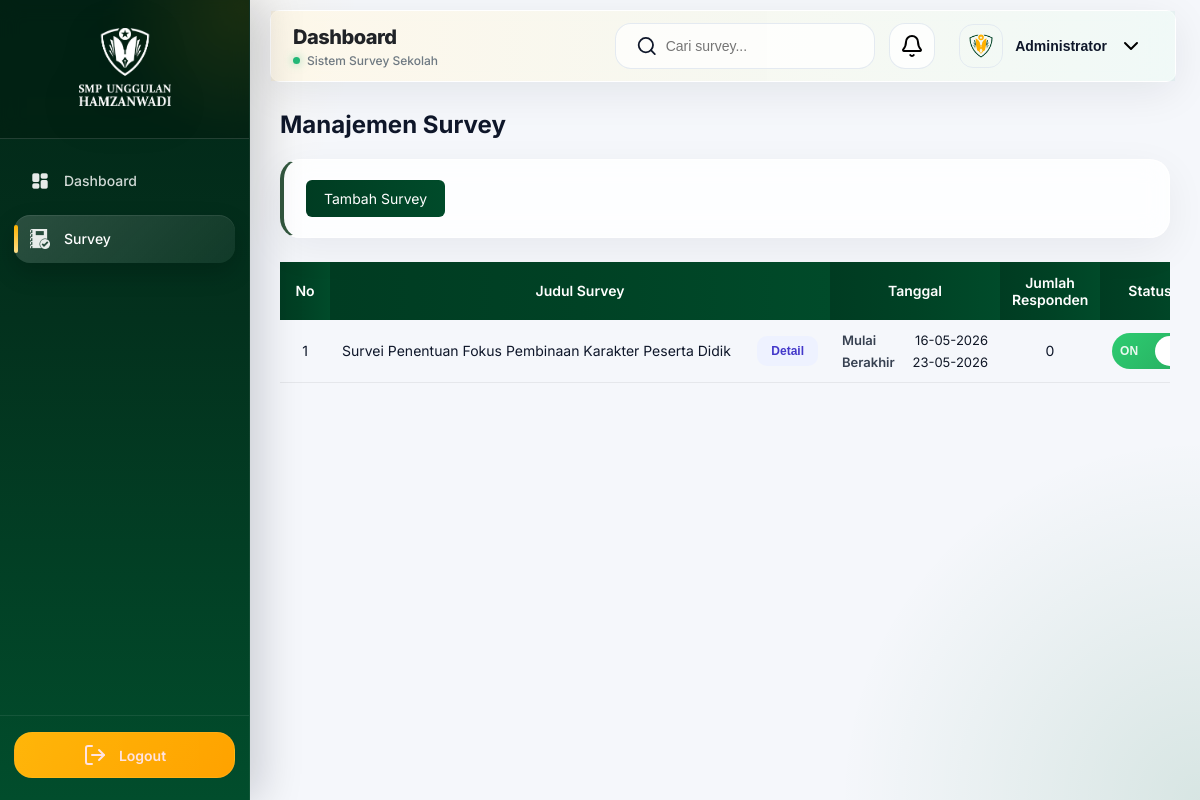
The page /survey (signed in) on the database as committed earlier.
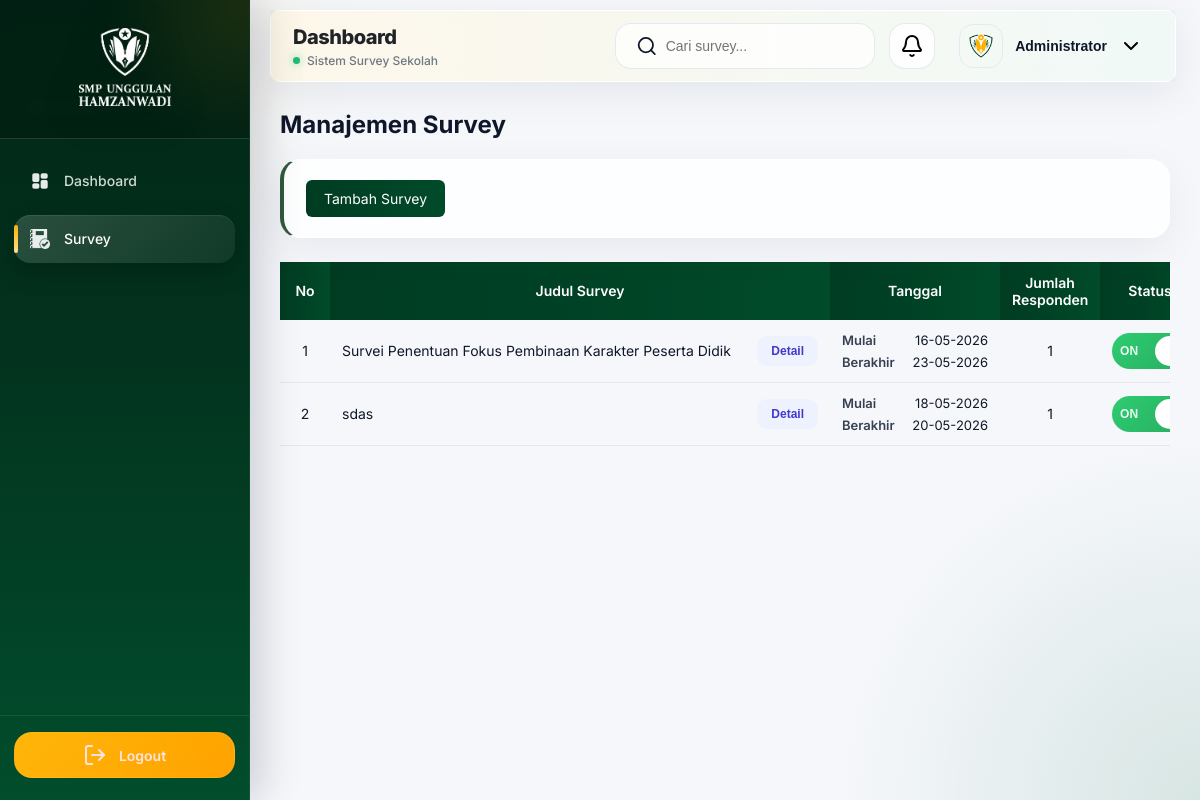
The same page on the database as committed later.
### app.py (models this page shows, shortened)
class Survey(db.Model):
    id = db.Column(db.Integer, primary_key=True)
    title = db.Column(db.String(200), nullable=False)
    description = db.Column(db.Text)
    start_date = db.Column(db.String(20))
    end_date = db.Column(db.String(20))
    is_active = db.Column(db.Boolean, default=True)
    email_enabled = db.Column(db.Boolean, default=True)
    email_required = db.Column(db.Boolean, default=False)
    created_at = db.Column(db.String(30))
    questions = db.Column(db.Text)
    unsur_responden = db.Column(db.Text)
    responses = db.relationship(
        'SurveyResponse',
        backref='survey',
        lazy=True
    )
    @property
    def total_responden(self):
        return len(self.responses)

### app.py (the view)
@app.route("/survey")
def admin_survey():
    if not session.get("admin"):
        return redirect(url_for("admin_login"))
    surveys = Survey.query.all()
    return render_template(
        "admin/survey.html",
        surveys=surveys,
        active_page="survey"
    )

### app.py (called while the page is built)
def format_date(date_str):
    return datetime.strptime(date_str, "%Y-%m-%d").strftime("%d-%m-%Y")

@app.context_processor
def inject_admin():
    admin = None
    if session.get("admin_id"):
        admin = Admin.query.get(
            session.get("admin_id")
        )
    return dict(admin=admin)

### templates/admin/survey.html (shortened to what this page needs)
{% extends "admin/base_admin.html" %}
{% block content %}
<h2 class="title-header">Manajemen Survey</h2>
<div class="filter-container guru-filter-bar">
    <div class="page-header">
        <a href="{{ url_for('admin_survey_tambah') }}" class="btn-primary">Tambah Survey</a>
    </div>
</div>
<div class="table-wrapper">
    <table class="table table-survey">
        <thead>
            <tr>
                <th>No</th>
                <th>Judul Survey</th>
                <th>Tanggal</th>
                <th>Jumlah Responden</th>
                <th>Status</th>
            </tr>
        </thead>
        <tbody>
            {% for s in surveys %}
            <tr>
                <td>{{ loop.index }}</td>
                <td>
                    <div class="survey-title-box">
                        <div class="survey-title">
                            {{ s.title }}
                        </div>
                        <button
                            type="button"
                            class="btn-detail-survey"
                            onclick="window.location.href='{{ url_for('detail_survey', survey_id=s.id) }}'"
                        >
                            Detail
                        </button>
                    </div>
                </td>
                <td>
                    <div class="tanggal-box">
                        <div class="tanggal-item">
                            <span class="label">Mulai</span>
                            <span class="value">{{ format_date(s.start_date) }}</span>
                        </div>
                        <div class="tanggal-item">
                            <span class="label">Berakhir</span>
                            <span class="value">{{ format_date(s.end_date) }}</span>
                        </div>
                    </div>
                </td>
                <td>
                    {{ s.total_responden or 0 }}
                </td>
                <td class="status">
                    <form action="/admin/survey/{{ s.id }}/toggle" method="post">
                        <button class="switch {{ 'on' if s.is_active else 'off' }}" type="submit">
                            <span class="label on-text">ON</span>
                            <span class="knob"></span>
                            <span class="label off-text">OFF</span>
                        </button>
                    </form>
                </td>
            </tr>
            {% endfor %}
        </tbody>
    </table>
</div>
{% endblock %}

Rows that differ between the two databases and show on the page:
computed for Survey "Survei Penentuan Fokus Pembinaan Karakter Peserta Didik": total_responden "0" → "1"
added Survey: title "sdas", start_date "18-05-2026", end_date "20-05-2026", total_responden "1"
